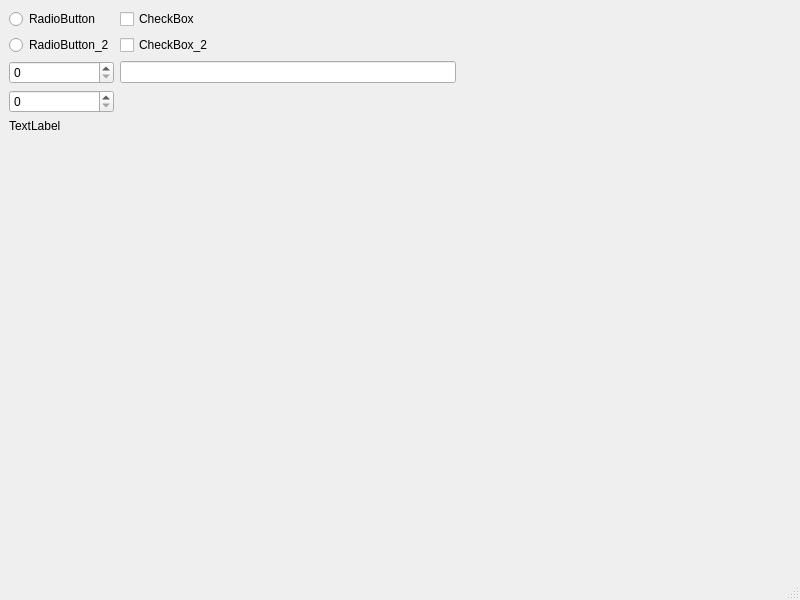
<?xml version="1.0" encoding="UTF-8"?>
<ui version="4.0">
 <class>MainWindow</class>
 <widget class="QMainWindow" name="MainWindow">
  <property name="geometry">
   <rect>
    <x>0</x>
    <y>0</y>
    <width>800</width>
    <height>600</height>
   </rect>
  </property>
  <property name="windowTitle">
   <string>MainWindow</string>
  </property>
  <widget class="QWidget" name="centralwidget">
   <layout class="QGridLayout" name="gridLayout">
    <item row="0" column="0">
     <widget class="QRadioButton" name="radioButton">
      <property name="text">
       <string>RadioButton</string>
      </property>
     </widget>
    </item>
    <item row="5" column="1">
     <spacer name="verticalSpacer">
      <property name="orientation">
       <enum>Qt::Orientation::Vertical</enum>
      </property>
      <property name="sizeHint" stdset="0">
       <size>
        <width>20</width>
        <height>40</height>
       </size>
      </property>
     </spacer>
    </item>
    <item row="2" column="0">
     <widget class="QSpinBox" name="spinBox"/>
    </item>
    <item row="0" column="1">
     <widget class="QCheckBox" name="checkBox">
      <property name="text">
       <string>CheckBox</string>
      </property>
     </widget>
    </item>
    <item row="1" column="0">
     <widget class="QRadioButton" name="radioButton_2">
      <property name="text">
       <string>RadioButton_2</string>
      </property>
     </widget>
    </item>
    <item row="2" column="1">
     <widget class="QLineEdit" name="lineEdit"/>
    </item>
    <item row="1" column="1">
     <widget class="QCheckBox" name="checkBox_2">
      <property name="text">
       <string>CheckBox_2</string>
      </property>
     </widget>
    </item>
    <item row="2" column="2">
     <spacer name="horizontalSpacer">
      <property name="orientation">
       <enum>Qt::Orientation::Horizontal</enum>
      </property>
      <property name="sizeHint" stdset="0">
       <size>
        <width>40</width>
        <height>20</height>
       </size>
      </property>
     </spacer>
    </item>
    <item row="3" column="0">
     <widget class="QSpinBox" name="spinBox_2"/>
    </item>
    <item row="4" column="0">
     <widget class="QLabel" name="label">
      <property name="text">
       <string>TextLabel</string>
      </property>
     </widget>
    </item>
   </layout>
  </widget>
  <widget class="QMenuBar" name="menubar">
   <property name="geometry">
    <rect>
     <x>0</x>
     <y>0</y>
     <width>800</width>
     <height>23</height>
    </rect>
   </property>
  </widget>
  <widget class="QStatusBar" name="statusbar"/>
 </widget>
 <resources/>
 <connections/>
</ui>
